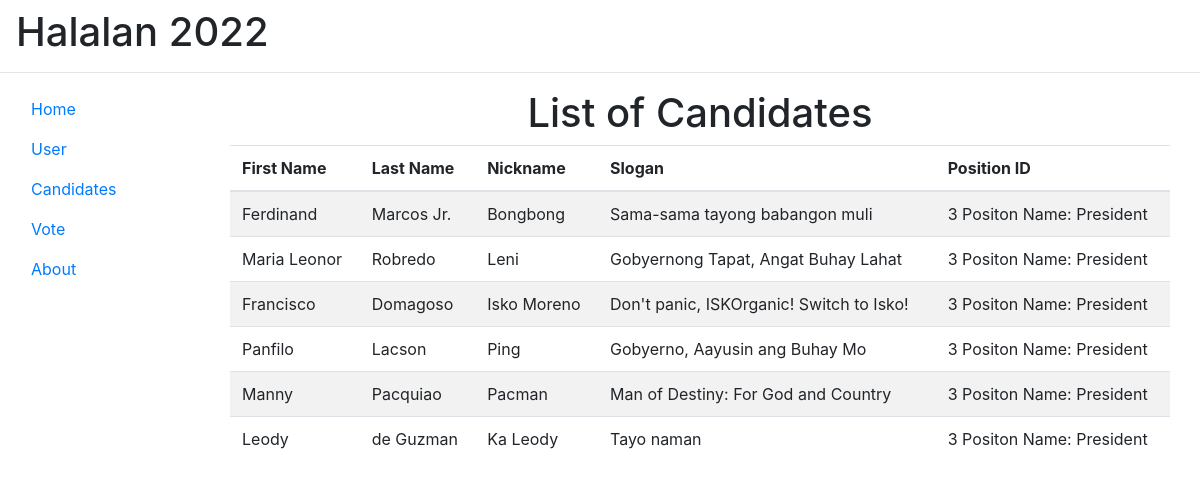
Screenshot of /candidates/1/ with the database file from the repository.
### halalan2022/models.py (models this page shows, shortened)
class Candidate(models.Model):
    first_name = models.CharField(max_length = 200, blank = False)
    last_name = models.CharField(max_length = 200, blank = False)
    nickname = models.CharField(max_length = 200, blank= False)
    slogan = models.CharField(max_length = 200)
    position_id = models.ForeignKey(Position, on_delete = models.CASCADE)
    objects = models.Manager()

class Position(models.Model):
    name = models.CharField(max_length = 200, unique = True, blank = False)
    objects = models.Manager()
    def __str__(self):
        return str(self.pk) + ' Positon Name: ' + self.name

### halalan2022/views.py (the view)
# urls.py: path('candidates/<int:uid>/', views.candidates, name='candidates'),
def candidates(request, uid):
    candidate_objects = Candidate.objects.all()
    return render(request, 'halalan2022/candidates.html', {'candidate':candidate_objects, 'usrid': uid})

### halalan2022/templates/halalan2022/candidates.html
{%  extends 'halalan2022/base.html' %}
{% block content %}
<h1 class="text-center">List of Candidates</h1>
<div class="col-12">
    <table class="table table-striped mb-5">
        <thead>
            <th scope="col">First Name</th>
            <th scope="col">Last Name</th>
            <th scope="col">Nickname</th>
            <th scope="col">Slogan</th>
            <th scope="col">Position ID</th>
        </thead>
        <tbody>
            {% for c in candidate %}
            <tr>
                <td> {{ c.first_name }} </td>
                <td> {{ c.last_name }} </td>
                <td> {{ c.nickname }} </td>
                <td> {{ c.slogan }} </td>
                <td> {{ c.position_id }} </td>
            </tr>
            {% endfor %}
        </tbody>
    </table>
</div>
{% endblock %}

### halalan2022/templates/halalan2022/base.html (shortened to what this page needs)
<html>
    <head>
        <link rel="stylesheet" href="./bootstrap/css/bootstrap.css">
        <link rel="stylesheet" href="https://cdn.jsdelivr.net/npm/bootstrap@4.6.1/dist/css/bootstrap.min.css">
    </head>
    <body>
    </body>
    <div class="row">
        <div class="col pt-2">
            <h1 class="ml-3">Halalan 2022</h1>
            <hr>
        </div>
    </div>
    <div class="container-fluid">
        <div class="row">
            <div class="col-2 justify-content-left">
                <ul class="nav flex-column">
                    <li class="nav-item">
                        <a class="nav-link" href="{% url 'home' uid=usrid %}">Home</a>
                    </li>
                    <li class="nav-item">
                        <a class="nav-link" href="{% url 'view_user' uid=usrid %}">User</a>
                    </li>
                    <li class="nav-item">
                        <a class="nav-link" href="{% url 'candidates' uid=usrid %}">Candidates</a>
                    </li>
                    <li class="nav-item">
                        <a class="nav-link" href="{% url 'vote' uid=usrid %}">Vote</a>
                    </li>
                    <li class="nav-item">
                        <a class="nav-link" href="{% url 'about' uid=usrid %}">About</a>
                    </li>
                </ul>
            </div>
            <div class="col-10 justify-content-center">
                {% block content %}
                {% endblock %}
            </div>
        </div>
    </div>
</html>

### rows the page displays
Candidate: first_name "Ferdinand", last_name "Marcos Jr.", nickname "Bongbong", slogan "Sama-sama tayong babangon muli", position_id "3 Positon Name: President"
Candidate: first_name "Maria Leonor", last_name "Robredo", nickname "Leni", slogan "Gobyernong Tapat, Angat Buhay Lahat", position_id "3 Positon Name: President"
Candidate: first_name "Francisco", last_name "Domagoso", nickname "Isko Moreno", slogan "Don't panic, ISKOrganic! Switch to Isko!", position_id "3 Positon Name: President"
Candidate: first_name "Panfilo", last_name "Lacson", nickname "Ping", slogan "Gobyerno, Aayusin ang Buhay Mo", position_id "3 Positon Name: President"
Candidate: first_name "Manny", last_name "Pacquiao", nickname "Pacman", slogan "Man of Destiny: For God and Country", position_id "3 Positon Name: President"
Candidate: first_name "Leody", last_name "de Guzman", nickname "Ka Leody", slogan "Tayo naman", position_id "3 Positon Name: President"
